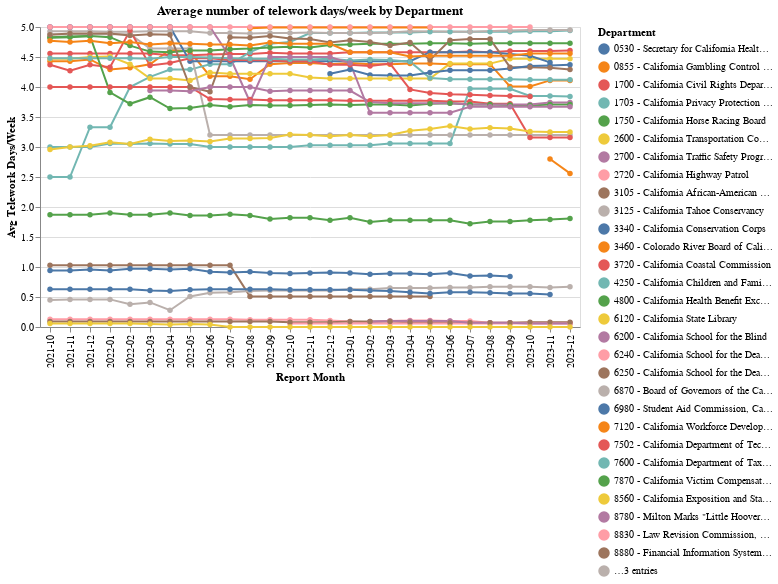

Write notebook code for a chart like this one.
### Code cell
make_line(
    telework_day_tr[telework_day_tr["Department"].str.contains("California")], 
    x_col="Report Month", 
    y_col="Avg Telework Days/Week", 
    color="Department",
    title="Average number of telework days/week by Department"
)

### Figure 1 — Vega-Lite specification as saved in the notebook (floating-point values rounded to 4 significant figures; data arrays with more than 128 entries replaced by an {"elided": "..."} marker saying what was removed)
{"config": {"view": {"continuousWidth": 300, "continuousHeight": 300}}, "data": {"name": "data-489ce30ca8e106145042d2ed142cb626"}, "mark": {"type": "line", "point": true}, "encoding": {"color": {"field": "Department", "type": "nominal"}, "tooltip": [{"field": "Report Month", "type": "nominal"}, {"field": "Avg Telework Days/Week", "type": "quantitative"}, {"field": "Department", "type": "nominal"}], "x": {"field": "Report Month", "type": "nominal"}, "y": {"field": "Avg Telework Days/Week", "type": "quantitative"}}, "title": "Average number of telework days/week by Department", "$schema": "https://vega.github.io/schema/vega-lite/v5.15.1.json", "datasets": {"data-489ce30ca8e106145042d2ed142cb626": {"elided": "754 records"}}}
